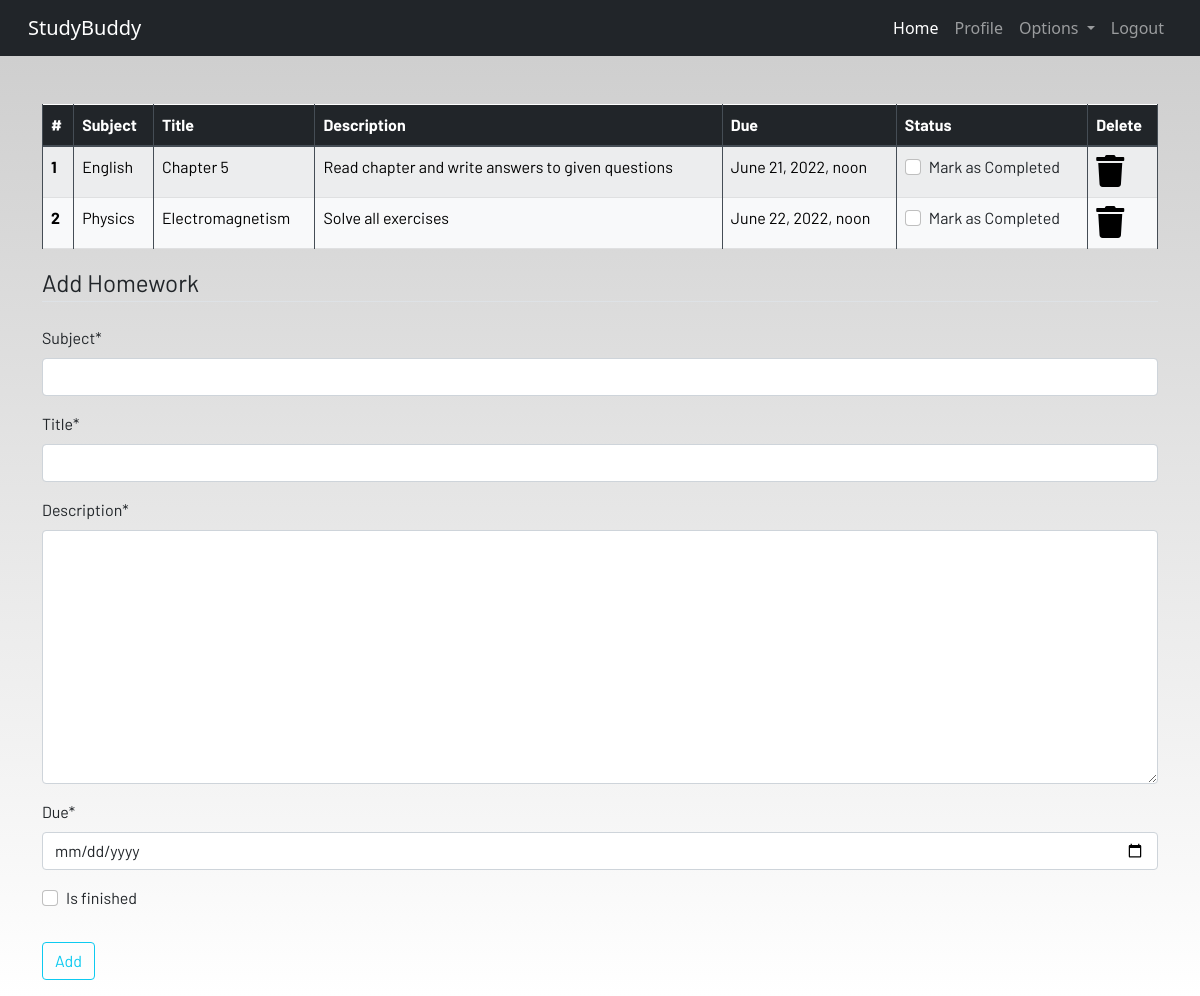
The page /homework (signed in) on the database its author committed.
### dashboard/models.py (models this page shows, shortened)
class Homework(models.Model):
    user = models.ForeignKey(User, on_delete=models.CASCADE)
    subject = models.CharField(max_length=50)
    title = models.CharField(max_length=100)
    description = models.TextField()
    due = models.DateTimeField()
    is_finished = models.BooleanField(default=False)

### dashboard/views.py (the view)
# urls.py: path('homework', views.homework, name='homework'),
@login_required
def homework(request):
    if request.method=="POST":
        form = HomeworkForm(request.POST)
        if form.is_valid():
            try:
                finished = request.POST['is_finished']
                if finished == 'on':
                    finished=True
                else:
                    finished=False
            except:
                finished=False
            homeworks = Homework(
                user=request.user,
                subject=request.POST['subject'],
                title=request.POST['title'],
                description=request.POST['description'],
                due=request.POST['due'],
                is_finished = finished
            )
            homeworks.save()
            form = HomeworkForm()
            messages.success(request,f"Homework Added from {request.user.username} Successfully!")
    else:
        form = HomeworkForm()
    homework = Homework.objects.filter(user=request.user)
    if len(homework)==0:
        homework_done = True
    else:
        homework_done = False
    context = {'homeworks': homework, 'homework_done': homework_done, 'form': form}
    return render(request, 'dashboard/homework.html', context)

### dashboard/forms.py
class HomeworkForm(forms.ModelForm):
    class Meta:
        model = Homework
        widgets = {'due': DateInput()}
        fields = ['subject', 'title', 'description', 'due', 'is_finished']

### dashboard/templates/dashboard/homework.html (shortened to what this page needs)
{% extends 'dashboard/base.html' %}
{% load static %}
{% load crispy_forms_tags %}
{% block content %}
<div class="container">
    {% if not homework_done %}
    <table class="table table-striped table-bordered table-hover table-dark">
        <thead>
            <tr>
                <th scope="col">#</th>
                <th scope="col">Subject</th>
                <th scope="col">Title</th>
                <th scope="col">Description</th>
                <th scope="col">Due</th>
                <th scope="col">Status</th>
                <th scope="col">Delete</th>
            </tr>
        </thead>
        <tbody class="table-light">
            {% for homework in homeworks %}
            <tr>
                <th scope="row">{{forloop.counter}}</th>
                <td>{{homework.subject}}</td>
                <td>{{homework.title}}</td>
                <td>{{homework.description}}</td>
                <td>{{homework.due}}</td>
                <td>
                    <a href="{% url 'update_homework' homework.id %}">
                        <div class="form-check">
                            {% if homework.is_finished == True %}
                            <input class="form-check-input" type="checkbox" value="" checked>
                            {% else %}
                            <input class="form-check-input" type="checkbox" value="" >
                            {% endif %}
                            <label class="form-check-label text-dark" for="flexCheckDefault">
                                Mark as Completed
                            </label>
                        </div>
                    </a>
                </td>
                <td>
                    <a href="{% url 'delete_homework' homework.id %}"><i class="fa fa-trash fa-2x"></i></a>
                </td>
            </tr>
            {% endfor %}
        </tbody>
    </table>
    {% else %}
    <h4>All homeworks are completed!!</h4><br />
    {% endif %}
</div>
<div class=" container">
    <form method="POST">
        <fieldset class="form-group">
            <legend class="border-bottom mb-4">Add Homework</legend>
            {{form|crispy}}
        </fieldset>
        <div class="form-group">
            <button href="" class="btn btn-outline-info" type="submit">
                Add
            </button>
        </div>
    </form>
</div>
{% endblock content %}

### static/css/main.css (style rules this page uses)
html { scroll-behavior: smooth; height: 100%; width: 100%; }
a { text-decoration: none !important; color: black; }
html, body { max-width: 100%; overflow-x: hidden; height: 100%; width: 100%; }
body { background: linear-gradient(rgba(0, 0, 0, 0.2), rgba(255, 255, 255, 0.5)); overflow-x: hidden; background-repeat: no-repeat; }
.fa { color: black; }

### rows shown on the page
Homework: subject "English", title "Chapter 5", description "Read chapter and write answers to given questions", due "June 21, 2022, noon"
Homework: subject "Physics", title "Electromagnetism", description "Solve all exercises", due "June 22, 2022, noon"
